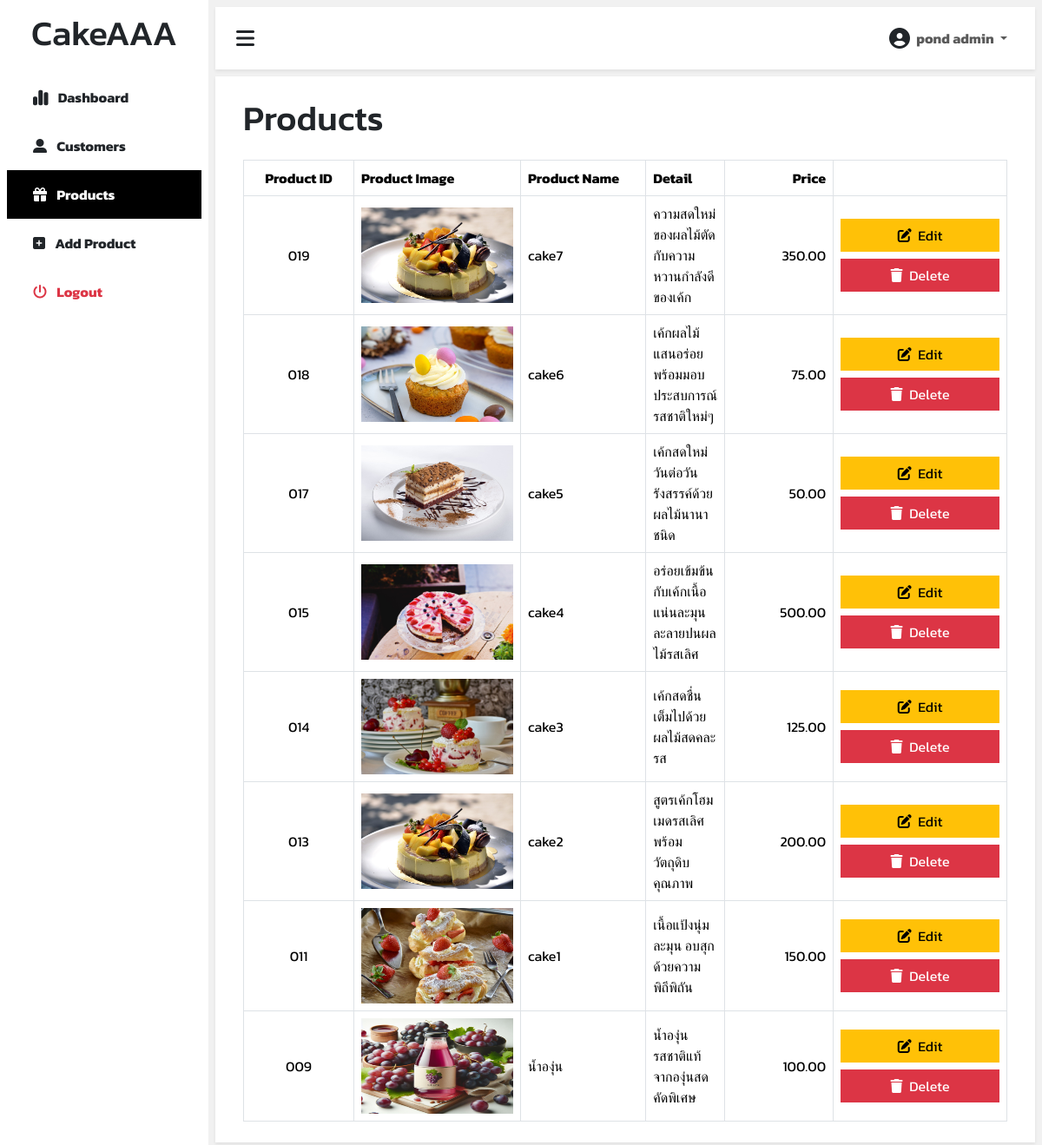
Page /products.php (signed in) on the committed database.
### tables this page shows
CREATE TABLE `products` (
  `product_id` int(3) UNSIGNED ZEROFILL NOT NULL,
  `product_name` varchar(255) NOT NULL,
  `detail` text NOT NULL,
  `price` float(8,2) NOT NULL,
  `image` varchar(255) NOT NULL
);

### dbconnect.php (called while the page is built, shortened)
<?php
$base_url = "http://localhost:80/cakeaaa";
?>

### products.php (the view, shortened to what this page needs)
<?php
    if (!$_SESSION['userid']) {
        header("Location: index.php");
    } elseif ($_SESSION['userlevel'] == 'm'){
        header("Location: userpage.php");
    } else {
?>
<!DOCTYPE html>
<html lang="en">
<head>
    <link href="https://cdn.jsdelivr.net/npm/bootstrap@5.3.3/dist/css/bootstrap.min.css" rel="stylesheet"
>
    <link rel="stylesheet" href="https://cdnjs.cloudflare.com/ajax/libs/font-awesome/6.5.1/css/all.min.css"
 />
    <link rel="stylesheet" href="style1.css">
</head>
<body>
    <div class="d-flex" id="wrapper">
        <div class="bg-white" id="sidebar-wrapper">
            <div class="sidebar-heading text-center">
                <h1>CakeAAA</h1>
            </div>
            <div>
                <div class="list-group list-group-flush px-2">
                    <a href="adminpage.php" class="list-group-item list-group-item-action py-3 fw-bold">
                        <i class="fa-solid fa-chart-simple fa-lg me-2"></i>
                        Dashboard
                    </a>
                </div>
                <div class="list-group list-group-flush px-2">
                    <a href="customer.php" class="list-group-item list-group-item-action py-3 fw-bold">
                        <i class="fa-solid fa-user-large me-2"></i>
                        Customers
                    </a>
                </div>
                <div class="list-group list-group-flush px-2">
                    <a href="products.php" class="list-group-item list-group-item-action py-3 fw-bold bg-black active">
                        <i class="fas fa-gift me-2"></i>
                        Products
                    </a>
                </div>
                <div class="list-group list-group-flush px-2">
                    <a href="addproduct.php" class="list-group-item list-group-item-action py-3 fw-bold">
                        <i class="fa-solid fa-square-plus me-2"></i>
                        Add Product
                    </a>
                </div>
                <div class="list-group list-group-flush px-2">
                    <a onclick="logout()" class="list-group-item list-group-item-action py-3 fw-bold text-danger">
                        <i class="fas fa-power-off me-2"></i>
                        Logout
                    </a>
                </div>
            </div>
        </div>
        <div class="page-content-wrapper m-2 w-100">
        <nav class="navbar navbar-expand-lg navbar-light bg-white py-3 px-4 shadow-sm mb-2">
            <div class="d-flex align-items-center">
                <i class="fa-solid fa-bars fa-xl" id="menu-toggle"></i>
            </div>
                <div class="collapse navbar-collapse" id="navbarSupportedContent">
                    <ul class="navbar-nav ms-auto mb-2 mb-lg-0">
                        <li class="nav-item dropdown">
                            <a href="" class="nav-link dropdown-toggle secend-text fw-bold" id="navbarDropdown"
                                role="button" data-bs-toggle="dropdown" aria-expanded="false">
                                <i class="fa-solid fa-circle-user fa-xl me-1 text-dark"></i>
                                <?php echo $_SESSION['user']; ?>
                            </a>
                        </li>
                    </ul>
                </div>
            </nav>
            <div class="container-fluid p-0">
                <div class="bg-white shadow-sm p-2">
                    <div class="px-4 pt-3">
                    <div class="d-flex justify-content-between mb-3">
                        <h1>Products</h1>
                    </div>
                    <table class="table table-bordered" >
                        <thead>
                            <tr>
                                <th class="text-center" width="150px">Product ID</th>
                                <th width="175px">Product Image</th>
                                <th width="175px">Product Name</th>
                                <th>Detail</th>
                                <th width="150px" class="text-end">Price</th>
                                <th width="250px"></th>
                            </tr>
                        </thead>
                        <?php
                            require 'dbconnect.php';
                            $sql = "SELECT * FROM products ORDER BY product_id DESC";
                            $result = mysqli_query($conn, $sql);
                            while ($row = mysqli_fetch_assoc($result)) { ?>
                            <tbody>
                                <tr>
                                    <td class="text-center align-content-center">
                                        <?php echo $row['product_id'] ?>
                                    </td>
                                    <td class="align-content-center">
                                        <img src="<?php echo $base_url; ?>/images/<?php echo $row['image'] ?>" width="175"  height="110">
                                    </td>
                                    <td class="align-content-center">
                                        <?php echo $row['product_name'] ?>
                                    </td>
                                    <td class="align-content-center">
                                        <?php echo $row['detail'] ?>
                                    </td>
                                    <td class="align-content-center text-end">
                                        <?php echo $row['price'] ?>
                                    </td>
                                    <td class="align-content-center text-center">
                                        <a href="editdataproduct.php?product_id=<?php echo $row['product_id']; ?>"
                                            onclick="return confirm('คุณต้องการแก้ไขข้อมูลสินค้าหรือไม่')"
                                            class="btn btn-warning rounded-0 w-100">
                                            <i class="fa-solid fa-pen-to-square me-1"></i>
                                            Edit
                                        </a>
                                        <a href="deleteproduct.php?product_id=<?php echo $row['product_id']; ?>"
                                            onclick="return confirm('คุณต้องการลบข้อมูลสินค้าหรือไม่')"
                                            class="btn btn-danger rounded-0 mt-md-2 w-100">
                                            <i class="fa-solid fa-trash me-1"></i>
                                            Delete
                                        </a>
                                    </td>
                                </tr>
                            </tbody>
                            <?php } ?>
                    </table>
                </div>
                </div>
            </div>
        </div>
    </div>
</body>
</html>
<?php } ?>

### style1.css (style rules this page uses)
* { box-sizing: border-box; padding: 0%; margin: 0%; font-family: "Kanit", sans-serif; }
body { background-color: #f1f1f1; }
#wrapper { overflow-x: hidden; }
#sidebar-wrapper { min-height: 100vh; }
#sidebar-wrapper .sidebar-heading { padding: 0.875rem 1.25rem; font-size: 1.2rem; }
#sidebar-wrapper .list-group { width: 15rem; }
#menu-toggle { cursor: pointer; }
.list-group-item { border: none; padding: 20px 30px; }
.list-group-item.active { background-color: transparent; font-weight: bold; border: none; }
@media (min-width: 768px) { #sidebar-wrapper { margin-left: 0; } }

### rows in the picture
products: product_id "019", image (picture), product_name "cake7", detail "ความสดใหม่ของผลไม้ตัดกับความหวานกำลังดีของเค้ก", price "350.00"
products: product_id "018", image (picture), product_name "cake6", detail "เค้กผลไม้แสนอร่อยพร้อมมอบประสบการณ์รสชาติใหม่ๆ", price "75.00"
products: product_id "017", image (picture), product_name "cake5", detail "เค้กสดใหม่วันต่อวันรังสรรค์ด้วยผลไม้นานาชนิด", price "50.00"
products: product_id "015", image (picture), product_name "cake4", detail "อร่อยเข้มข้นกับเค้กเนื้อแน่นละมุนละลายปนผลไม้รสเลิศ", price "500.00"
products: product_id "014", image (picture), product_name "cake3", detail "เค้กสดชื่นเต็มไปด้วยผลไม้สดคละรส", price "125.00"
products: product_id "013", image (picture), product_name "cake2", detail "สูตรเค้กโฮมเมดรสเลิศพร้อมวัตถุดิบคุณภาพ", price "200.00"
products: product_id "011", image (picture), product_name "cake1", detail "เนื้อแป้งนุ่มละมุน อบสุกด้วยความพิถีพิถัน", price "150.00"
products: product_id "009", image (picture), product_name "น้ำองุ่น", detail "น้ำองุ่นรสชาติแท้จากองุ่นสดคัดพิเศษ", price "100.00"

### other values in the picture
$_SESSION['user'] "pond admin"
